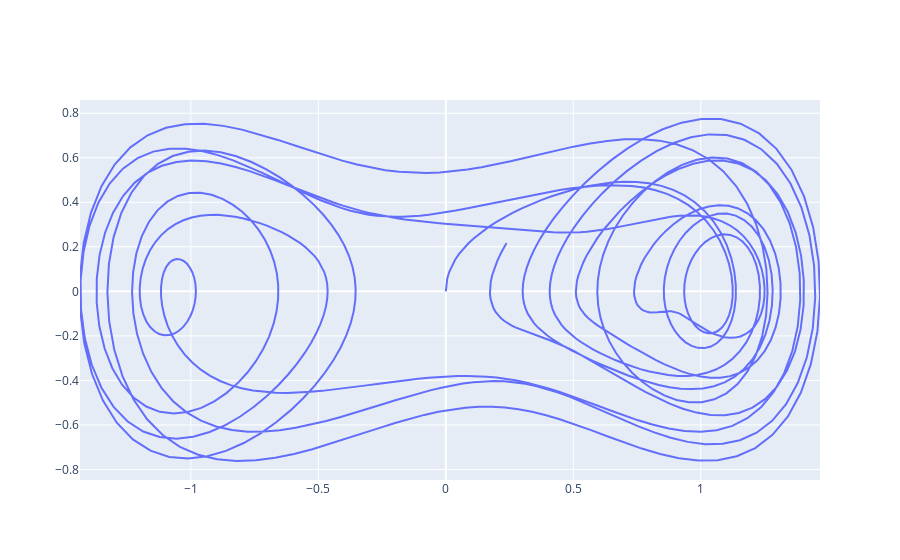

Notebook cell for this chart:
### Code cell
state0 = numpy.asarray([0,0])
state = evolveSystem2(dufffingOscillator,state0,time=100)

### Figure 1 — Plotly figure (JSON) as saved in the notebook; plotly's stock layout.template omitted (floating-point values rounded to 4 significant figures; data arrays with more than 128 entries replaced by an {"elided": "..."} marker saying what was removed)
{"data": [{"mode": "lines", "type": "scatter", "x": {"elided": "1000 float values"}, "y": {"elided": "1000 float values"}}], "layout": {}}
